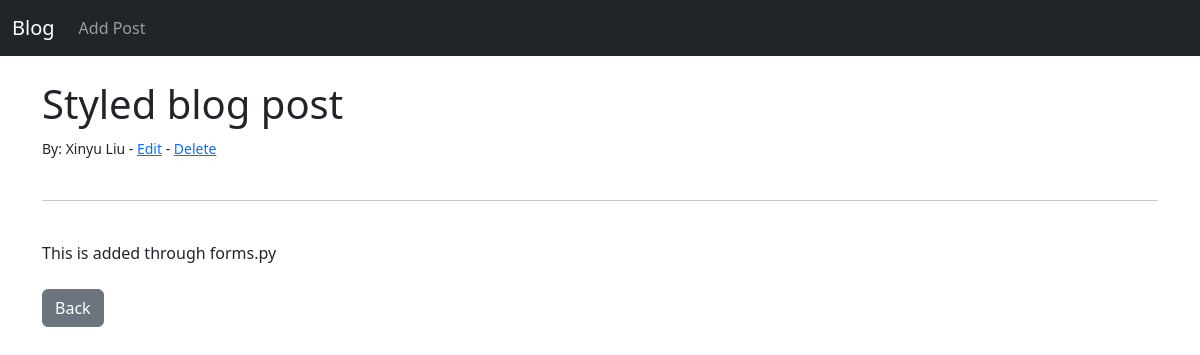
Screenshot of /article/4 with the database file from the repository.
### blog/models.py (models this page shows, shortened)
class Post(models.Model):
    title = models.CharField(max_length=255)
    author = models.ForeignKey(User, on_delete=models.CASCADE)
    body = models.TextField()

### blog/views.py (the view)
# urls.py: path('article/<int:pk>', ArticleDetailView.as_view(), name='article-detail'),
class ArticleDetailView(DetailView):
    model = Post
    template_name = 'article_detail.html'

### blog/templates/article_detail.html (shortened to what this page needs)
{% extends 'base.html' %}
{% block content %}
<h1>{{ post.title }}</h1>
<small>By: {{ post.author.first_name}} {{ post.author.last_name}} - <a href="{% url 'update_post' post.pk %}">Edit</a>
- <a href="{% url 'delete_post' post.pk %}">Delete</a><br /></small><br>
<hr>
<br>
{{ post.body }}
<br><br>
<a href="{% url 'home' %}" class="btn btn-secondary">Back</a>
{% endblock %}

### rows the page displays
Post: title "Styled blog post", author.first_name "Xinyu", author.last_name "Liu", body "This is added through forms.py"
